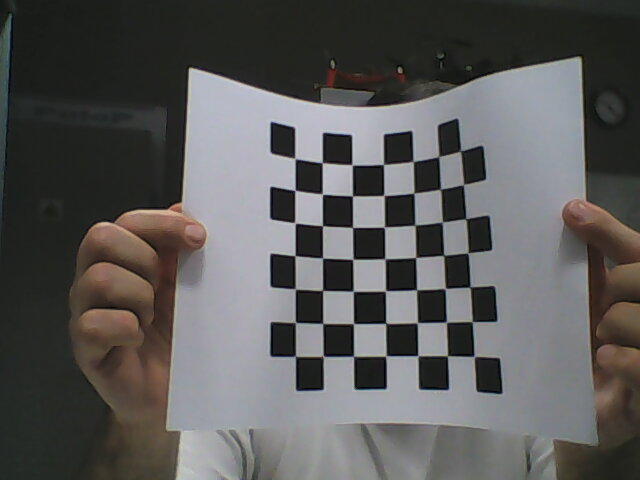
//> input picture test/bidouilles/chessboard/photo.png, 640 x 480 px, given in place of the camera
$ ./dev 3   (built with g++ and OpenCV 4)
//> lines starting //> are read from the running program, lines starting //| are printed output that depends on the picture; after the words box and inside, x2 and y2 are one past the last pixel; in counts of white or black regions, pixels touching at a corner belong together
#include "../../opencv/imgproc.hpp"
#include "../../opencv/core.hpp"
#include "../../opencv/highgui.hpp"
#include "../../opencv/opencv.hpp"
#include <iostream>
#include <cmath>

using namespace cv;
using namespace std;

int Calcul(unsigned char a, unsigned char b, unsigned char c, unsigned char d, unsigned char e, unsigned char f ){
        int A,B,C,D,E,F,r;
        A = (int) a ;
        B = (int) b ;
        C = (int) c ;
        D = (int) d ;
        E = (int) e ;
        F = (int) f ;
        r=abs((B-E)+(C-F));
        if ((A>3) && (A<14) && (B>40) && (B<190) && (C>100) && (C<250) && (A-D<10) && (B-E<10) && (C-F<10) ){
                return r;
        } else {
                r=0;
        }
}

int main(int argc, char **argv){
        int renew=0;
        unsigned char R,G,B,H1,S1,V1,H,S,V,Res,Bes,Ges;
        VideoCapture cap(atoi(argv[1]));
        Mat webcam, whsv(480,640,CV_8UC3), reference,rhsv(480,640,CV_8UC3), resultat(480,640,CV_8UC3), ero,dil;
        cap>>reference;
//> reference is the input picture: 480 rows x 640 cols, CV_8UC3; mean B, G, R 88.9, 89.5, 90.5
        cvtColor(reference,rhsv,COLOR_BGR2HSV);// Passage HSV
//> rhsv: 480 rows x 640 cols, CV_8UC3; mean H, S, V 70.2, 30.8, 94.6

        while(true){
                while(renew==2){
                        cap>>reference;
                        GaussianBlur(reference,reference,Size(5,5),0,0);
                        GaussianBlur(reference,reference,Size(5,5),0,0);
                        GaussianBlur(reference,reference,Size(5,5),0,0);
                        erode(reference,reference,Mat(),Point(1,1),2,1);
                        cvtColor(reference,rhsv,COLOR_BGR2HSV);// Passage HSV
                        renew=0;
                }
                cap>>webcam;
                GaussianBlur(webcam,webcam,Size(5,5),0,0);
                GaussianBlur(webcam,webcam,Size(5,5),0,0);
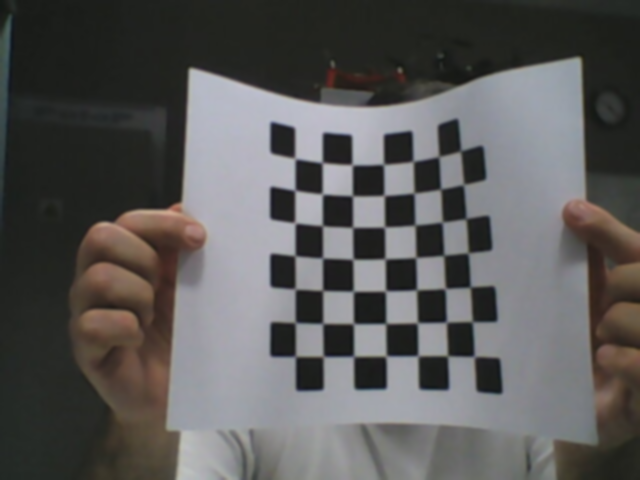
//> webcam: 480 rows x 640 cols, CV_8UC3; mean B, G, R 88.9, 89.5, 90.5
                GaussianBlur(webcam,webcam,Size(5,5),0,0);
                cvtColor(webcam,whsv,COLOR_BGR2HSV); // Passage HSV
//> whsv: 480 rows x 640 cols, CV_8UC3; mean H, S, V 70.4, 28.3, 94.5
                if(!cap.isOpened()){cout << "Error opening video stream or file" << endl;return -1;}
                for(int i=0;i<480; i++){// Rows
                        Vec3b *ptr = webcam.ptr<Vec3b>(i) ; // WebCam
                        Vec3b *ptrwhsv = whsv.ptr<Vec3b>(i) ; // Webcam HSV
                        Vec3b *ptrrhsv = rhsv.ptr<Vec3b>(i) ; // Reference HSV
                        Vec3b *ptres = resultat.ptr<Vec3b>(i) ; // Resultat
                        for(int j=0;j<640;j++){ // Cols
                               H=ptrwhsv[j](0); // h webcam
                               S=ptrwhsv[j](1); // s webcam
                               V=ptrwhsv[j](2); // v webcam
                              H1=ptrrhsv[j](0); // H reference
                              S1=ptrrhsv[j](1); // S reference
                              V1=ptrrhsv[j](2); // V reference
                               int A= Calcul(H,S,V,H1,S1,V1);
                               if( A>1) {
                                       ptres[j](0)=ptr[j](0);
                                       ptres[j](1)=ptr[j](1);
                                       ptres[j](2)=ptr[j](2);
                               }else{ // Sinon pixel -> Noir
                                       ptres[j](0)=0;
                                       ptres[j](1)=0;
                                       ptres[j](2)=0;
                               }
                        }
                }
//> this loop made 480 passes
//> (H, S, V, H1, S1, V1) on passes 1 to 3: (66, 32, 40, 66, 31, 41), (66, 32, 40, 66, 31, 41), (66, 32, 40, 66, 31, 41)
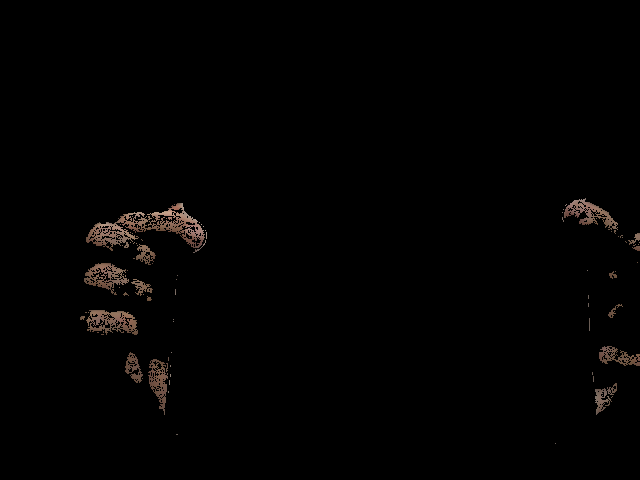
//> resultat: 480 rows x 640 cols, CV_8UC3; mean B, G, R 1.6, 1.9, 2.5
//> after the loop, H = 35; S = 42; V = 36; H1 = 35; S1 = 42; V1 = 36
                 vector<Vec4i> hierarchy;
                 vector<vector<Point>> contours;

               Mat resultat_canny=resultat.clone();
               Canny(resultat,resultat_canny,100,200,3);
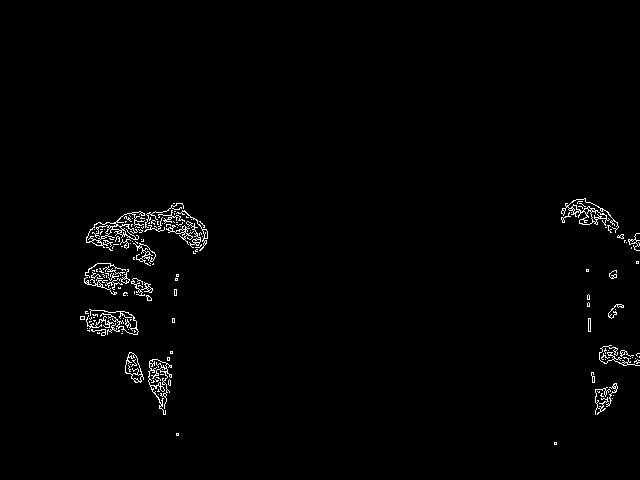
//> resultat_canny: 480 rows x 640 cols, CV_8UC1; 1.3% white in thin lines or dots, all inside (x1, y1, x2, y2) = (80, 198, 640, 445)
               findContours(resultat_canny,contours,hierarchy,RETR_TREE,CHAIN_APPROX_SIMPLE,Point(0,0)) ;
//> contours = 292 contours, 256 with area under 20; largest, box (x1, y1, x2, y2) and area: (86, 211, 145, 248) 478, (561, 198, 619, 233) 342, (125, 352, 144, 383) 314, (86, 222, 117, 243) 286, (125, 354, 142, 376) 214
               rectangle(resultat,Point(200,480),Point(430,380),Scalar(255),2,8,0);
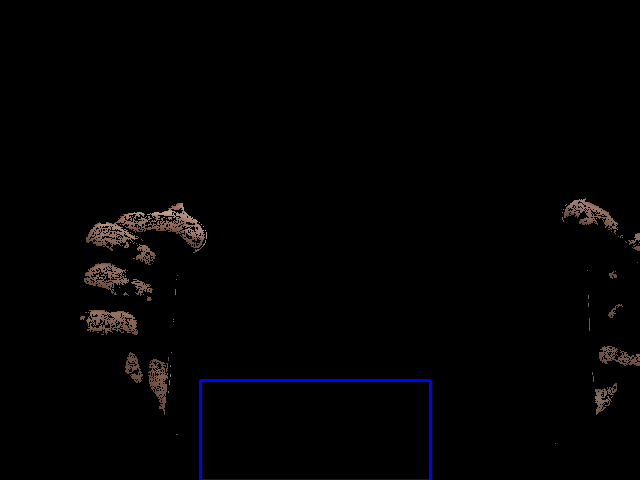
//> resultat: 480 rows x 640 cols, CV_8UC3; 0.49% of pixels changed, all inside (x1, y1, x2, y2) = (199, 379, 432, 480)
//               imshow("Reference", rhsv);
               imshow("Resultat", resultat);
                if(waitKey(30)>=0){break;}
//> the Esc key is pressed
                renew++;
        }
        cap.release();
        return 0;
}
